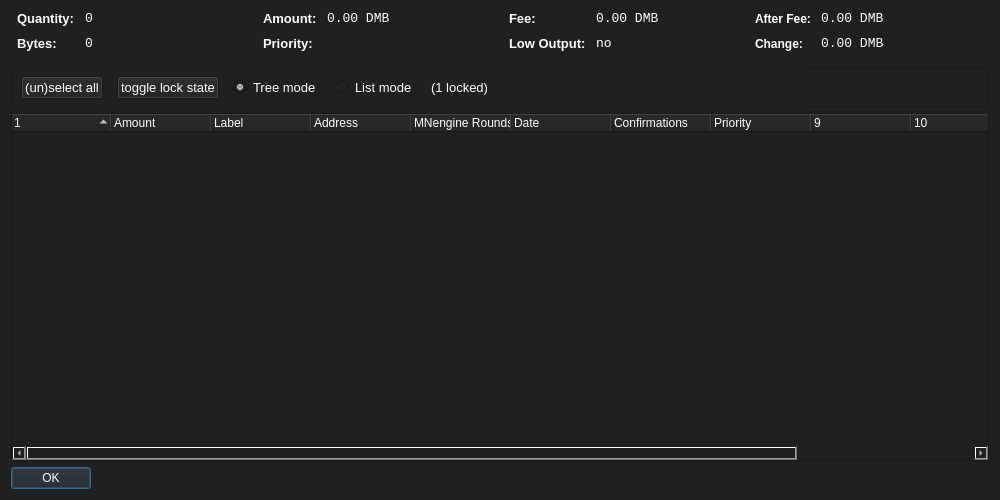
<?xml version="1.0" encoding="UTF-8"?>
<ui version="4.0">
 <class>CoinControlDialog</class>
 <widget class="QDialog" name="CoinControlDialog">
  <property name="geometry">
   <rect>
    <x>0</x>
    <y>0</y>
    <width>1000</width>
    <height>500</height>
   </rect>
  </property>
  <property name="windowTitle">
   <string>Coin Control</string>
  </property>
  <property name="styleSheet">
   <string notr="true">background-color: rgb(32, 32, 32);
color: rgb(255, 255, 255);</string>
  </property>
  <layout class="QVBoxLayout" name="verticalLayout">
   <item>
    <layout class="QHBoxLayout" name="horizontalLayoutTop" stretch="0,0,0,0">
     <property name="topMargin">
      <number>0</number>
     </property>
     <property name="bottomMargin">
      <number>10</number>
     </property>
     <item>
      <layout class="QFormLayout" name="formLayoutCoinControl1">
       <property name="horizontalSpacing">
        <number>10</number>
       </property>
       <property name="verticalSpacing">
        <number>10</number>
       </property>
       <property name="leftMargin">
        <number>6</number>
       </property>
       <property name="rightMargin">
        <number>6</number>
       </property>
       <item row="0" column="0">
        <widget class="QLabel" name="labelCoinControlQuantityText">
         <property name="font">
          <font>
           <pointsize>10</pointsize>
           <weight>75</weight>
           <bold>true</bold>
          </font>
         </property>
         <property name="styleSheet">
          <string notr="true">font-weight:bold;</string>
         </property>
         <property name="text">
          <string>Quantity:</string>
         </property>
        </widget>
       </item>
       <item row="0" column="1">
        <widget class="QLabel" name="labelCoinControlQuantity">
         <property name="font">
          <font>
           <family>Monospace</family>
           <pointsize>10</pointsize>
          </font>
         </property>
         <property name="cursor">
          <cursorShape>IBeamCursor</cursorShape>
         </property>
         <property name="contextMenuPolicy">
          <enum>Qt::ActionsContextMenu</enum>
         </property>
         <property name="text">
          <string notr="true">0</string>
         </property>
         <property name="textInteractionFlags">
          <set>Qt::LinksAccessibleByMouse|Qt::TextSelectableByKeyboard|Qt::TextSelectableByMouse</set>
         </property>
        </widget>
       </item>
       <item row="1" column="0">
        <widget class="QLabel" name="labelCoinControlBytesText">
         <property name="font">
          <font>
           <pointsize>10</pointsize>
           <weight>75</weight>
           <bold>true</bold>
          </font>
         </property>
         <property name="styleSheet">
          <string notr="true">font-weight:bold;</string>
         </property>
         <property name="text">
          <string>Bytes:</string>
         </property>
        </widget>
       </item>
       <item row="1" column="1">
        <widget class="QLabel" name="labelCoinControlBytes">
         <property name="font">
          <font>
           <family>Monospace</family>
           <pointsize>10</pointsize>
          </font>
         </property>
         <property name="cursor">
          <cursorShape>IBeamCursor</cursorShape>
         </property>
         <property name="contextMenuPolicy">
          <enum>Qt::ActionsContextMenu</enum>
         </property>
         <property name="text">
          <string notr="true">0</string>
         </property>
         <property name="textInteractionFlags">
          <set>Qt::LinksAccessibleByMouse|Qt::TextSelectableByKeyboard|Qt::TextSelectableByMouse</set>
         </property>
        </widget>
       </item>
      </layout>
     </item>
     <item>
      <layout class="QFormLayout" name="formLayoutCoinControl2">
       <property name="horizontalSpacing">
        <number>10</number>
       </property>
       <property name="verticalSpacing">
        <number>10</number>
       </property>
       <property name="leftMargin">
        <number>6</number>
       </property>
       <property name="rightMargin">
        <number>6</number>
       </property>
       <item row="0" column="0">
        <widget class="QLabel" name="labelCoinControlAmountText">
         <property name="font">
          <font>
           <pointsize>10</pointsize>
           <weight>75</weight>
           <bold>true</bold>
          </font>
         </property>
         <property name="styleSheet">
          <string notr="true">font-weight:bold;</string>
         </property>
         <property name="text">
          <string>Amount:</string>
         </property>
        </widget>
       </item>
       <item row="0" column="1">
        <widget class="QLabel" name="labelCoinControlAmount">
         <property name="font">
          <font>
           <family>Monospace</family>
           <pointsize>10</pointsize>
          </font>
         </property>
         <property name="cursor">
          <cursorShape>IBeamCursor</cursorShape>
         </property>
         <property name="contextMenuPolicy">
          <enum>Qt::ActionsContextMenu</enum>
         </property>
         <property name="text">
          <string notr="true">0.00 DMB</string>
         </property>
         <property name="textInteractionFlags">
          <set>Qt::LinksAccessibleByMouse|Qt::TextSelectableByKeyboard|Qt::TextSelectableByMouse</set>
         </property>
        </widget>
       </item>
       <item row="1" column="0">
        <widget class="QLabel" name="labelCoinControlPriorityText">
         <property name="font">
          <font>
           <pointsize>10</pointsize>
           <weight>75</weight>
           <bold>true</bold>
          </font>
         </property>
         <property name="styleSheet">
          <string notr="true">font-weight:bold;</string>
         </property>
         <property name="text">
          <string>Priority:</string>
         </property>
        </widget>
       </item>
       <item row="1" column="1">
        <widget class="QLabel" name="labelCoinControlPriority">
         <property name="font">
          <font>
           <family>Monospace</family>
           <pointsize>10</pointsize>
          </font>
         </property>
         <property name="cursor">
          <cursorShape>IBeamCursor</cursorShape>
         </property>
         <property name="contextMenuPolicy">
          <enum>Qt::ActionsContextMenu</enum>
         </property>
         <property name="text">
          <string/>
         </property>
         <property name="textInteractionFlags">
          <set>Qt::LinksAccessibleByMouse|Qt::TextSelectableByKeyboard|Qt::TextSelectableByMouse</set>
         </property>
        </widget>
       </item>
      </layout>
     </item>
     <item>
      <layout class="QFormLayout" name="formLayoutCoinControl3">
       <property name="horizontalSpacing">
        <number>10</number>
       </property>
       <property name="verticalSpacing">
        <number>10</number>
       </property>
       <property name="leftMargin">
        <number>6</number>
       </property>
       <property name="rightMargin">
        <number>6</number>
       </property>
       <item row="0" column="0">
        <widget class="QLabel" name="labelCoinControlFeeText">
         <property name="font">
          <font>
           <pointsize>10</pointsize>
           <weight>75</weight>
           <bold>true</bold>
          </font>
         </property>
         <property name="styleSheet">
          <string notr="true">font-weight:bold;</string>
         </property>
         <property name="text">
          <string>Fee:</string>
         </property>
        </widget>
       </item>
       <item row="0" column="1">
        <widget class="QLabel" name="labelCoinControlFee">
         <property name="font">
          <font>
           <family>Monospace</family>
           <pointsize>10</pointsize>
          </font>
         </property>
         <property name="cursor">
          <cursorShape>IBeamCursor</cursorShape>
         </property>
         <property name="contextMenuPolicy">
          <enum>Qt::ActionsContextMenu</enum>
         </property>
         <property name="text">
          <string notr="true">0.00 DMB</string>
         </property>
         <property name="textInteractionFlags">
          <set>Qt::LinksAccessibleByMouse|Qt::TextSelectableByKeyboard|Qt::TextSelectableByMouse</set>
         </property>
        </widget>
       </item>
       <item row="1" column="0">
        <widget class="QLabel" name="labelCoinControlLowOutputText">
         <property name="enabled">
          <bool>false</bool>
         </property>
         <property name="font">
          <font>
           <pointsize>10</pointsize>
           <weight>75</weight>
           <bold>true</bold>
          </font>
         </property>
         <property name="styleSheet">
          <string notr="true">font-weight:bold;</string>
         </property>
         <property name="text">
          <string>Low Output:</string>
         </property>
        </widget>
       </item>
       <item row="1" column="1">
        <widget class="QLabel" name="labelCoinControlLowOutput">
         <property name="enabled">
          <bool>false</bool>
         </property>
         <property name="font">
          <font>
           <family>Monospace</family>
           <pointsize>10</pointsize>
          </font>
         </property>
         <property name="cursor">
          <cursorShape>IBeamCursor</cursorShape>
         </property>
         <property name="contextMenuPolicy">
          <enum>Qt::ActionsContextMenu</enum>
         </property>
         <property name="text">
          <string notr="true">no</string>
         </property>
         <property name="textInteractionFlags">
          <set>Qt::LinksAccessibleByMouse|Qt::TextSelectableByKeyboard|Qt::TextSelectableByMouse</set>
         </property>
        </widget>
       </item>
      </layout>
     </item>
     <item>
      <layout class="QFormLayout" name="formLayoutCoinControl4">
       <property name="horizontalSpacing">
        <number>10</number>
       </property>
       <property name="verticalSpacing">
        <number>10</number>
       </property>
       <property name="leftMargin">
        <number>6</number>
       </property>
       <property name="rightMargin">
        <number>6</number>
       </property>
       <item row="0" column="0">
        <widget class="QLabel" name="labelCoinControlAfterFeeText">
         <property name="styleSheet">
          <string notr="true">font-weight:bold;</string>
         </property>
         <property name="text">
          <string>After Fee:</string>
         </property>
        </widget>
       </item>
       <item row="0" column="1">
        <widget class="QLabel" name="labelCoinControlAfterFee">
         <property name="font">
          <font>
           <family>Monospace</family>
           <pointsize>10</pointsize>
          </font>
         </property>
         <property name="cursor">
          <cursorShape>IBeamCursor</cursorShape>
         </property>
         <property name="contextMenuPolicy">
          <enum>Qt::ActionsContextMenu</enum>
         </property>
         <property name="text">
          <string notr="true">0.00 DMB</string>
         </property>
         <property name="textInteractionFlags">
          <set>Qt::LinksAccessibleByMouse|Qt::TextSelectableByKeyboard|Qt::TextSelectableByMouse</set>
         </property>
        </widget>
       </item>
       <item row="1" column="0">
        <widget class="QLabel" name="labelCoinControlChangeText">
         <property name="enabled">
          <bool>false</bool>
         </property>
         <property name="styleSheet">
          <string notr="true">font-weight:bold;</string>
         </property>
         <property name="text">
          <string>Change:</string>
         </property>
        </widget>
       </item>
       <item row="1" column="1">
        <widget class="QLabel" name="labelCoinControlChange">
         <property name="enabled">
          <bool>false</bool>
         </property>
         <property name="font">
          <font>
           <family>Monospace</family>
           <pointsize>10</pointsize>
          </font>
         </property>
         <property name="cursor">
          <cursorShape>IBeamCursor</cursorShape>
         </property>
         <property name="contextMenuPolicy">
          <enum>Qt::ActionsContextMenu</enum>
         </property>
         <property name="text">
          <string notr="true">0.00 DMB</string>
         </property>
         <property name="textInteractionFlags">
          <set>Qt::LinksAccessibleByMouse|Qt::TextSelectableByKeyboard|Qt::TextSelectableByMouse</set>
         </property>
        </widget>
       </item>
      </layout>
     </item>
    </layout>
   </item>
   <item>
    <widget class="QFrame" name="frame">
     <property name="minimumSize">
      <size>
       <width>0</width>
       <height>40</height>
      </size>
     </property>
     <property name="frameShape">
      <enum>QFrame::StyledPanel</enum>
     </property>
     <property name="frameShadow">
      <enum>QFrame::Sunken</enum>
     </property>
     <widget class="QWidget" name="horizontalLayoutWidget">
      <property name="geometry">
       <rect>
        <x>10</x>
        <y>0</y>
        <width>781</width>
        <height>41</height>
       </rect>
      </property>
      <layout class="QHBoxLayout" name="horizontalLayoutPanel" stretch="0,0,0,0,0,0">
       <property name="spacing">
        <number>14</number>
       </property>
       <item>
        <widget class="QPushButton" name="pushButtonSelectAll">
         <property name="sizePolicy">
          <sizepolicy hsizetype="Maximum" vsizetype="Fixed">
           <horstretch>0</horstretch>
           <verstretch>0</verstretch>
          </sizepolicy>
         </property>
         <property name="font">
          <font>
           <pointsize>10</pointsize>
          </font>
         </property>
         <property name="text">
          <string>(un)select all</string>
         </property>
        </widget>
       </item>
       <item>
        <widget class="QPushButton" name="pushButtonToggleLock">
         <property name="sizePolicy">
          <sizepolicy hsizetype="Maximum" vsizetype="Fixed">
           <horstretch>0</horstretch>
           <verstretch>0</verstretch>
          </sizepolicy>
         </property>
         <property name="font">
          <font>
           <pointsize>10</pointsize>
          </font>
         </property>
         <property name="text">
          <string>toggle lock state</string>
         </property>
         <property name="autoDefault">
          <bool>false</bool>
         </property>
        </widget>
       </item>
       <item>
        <widget class="QRadioButton" name="radioTreeMode">
         <property name="sizePolicy">
          <sizepolicy hsizetype="Maximum" vsizetype="Fixed">
           <horstretch>0</horstretch>
           <verstretch>0</verstretch>
          </sizepolicy>
         </property>
         <property name="font">
          <font>
           <pointsize>10</pointsize>
          </font>
         </property>
         <property name="text">
          <string>Tree mode</string>
         </property>
         <property name="checked">
          <bool>true</bool>
         </property>
        </widget>
       </item>
       <item>
        <widget class="QRadioButton" name="radioListMode">
         <property name="sizePolicy">
          <sizepolicy hsizetype="Maximum" vsizetype="Fixed">
           <horstretch>0</horstretch>
           <verstretch>0</verstretch>
          </sizepolicy>
         </property>
         <property name="font">
          <font>
           <pointsize>10</pointsize>
          </font>
         </property>
         <property name="text">
          <string>List mode</string>
         </property>
        </widget>
       </item>
       <item>
        <widget class="QLabel" name="labelLocked">
         <property name="font">
          <font>
           <pointsize>10</pointsize>
          </font>
         </property>
         <property name="text">
          <string>(1 locked)</string>
         </property>
        </widget>
       </item>
       <item>
        <spacer name="horizontalSpacer">
         <property name="orientation">
          <enum>Qt::Horizontal</enum>
         </property>
         <property name="sizeHint" stdset="0">
          <size>
           <width>40</width>
           <height>20</height>
          </size>
         </property>
        </spacer>
       </item>
      </layout>
     </widget>
    </widget>
   </item>
   <item>
    <widget class="CoinControlTreeWidget" name="treeWidget">
     <property name="font">
      <font>
       <pointsize>10</pointsize>
      </font>
     </property>
     <property name="contextMenuPolicy">
      <enum>Qt::CustomContextMenu</enum>
     </property>
     <property name="sortingEnabled">
      <bool>false</bool>
     </property>
     <property name="columnCount">
      <number>12</number>
     </property>
     <attribute name="headerShowSortIndicator" stdset="0">
      <bool>true</bool>
     </attribute>
     <attribute name="headerStretchLastSection">
      <bool>false</bool>
     </attribute>
     <column>
      <property name="text">
       <string/>
      </property>
     </column>
     <column>
      <property name="text">
       <string>Amount</string>
      </property>
     </column>
     <column>
      <property name="text">
       <string>Label</string>
      </property>
     </column>
     <column>
      <property name="text">
       <string>Address</string>
      </property>
     </column>
     <column>
      <property name="text">
       <string>MNengine Rounds</string>
      </property>
     </column>
     <column>
      <property name="text">
       <string>Date</string>
      </property>
     </column>
     <column>
      <property name="text">
       <string>Confirmations</string>
      </property>
      <property name="toolTip">
       <string>Confirmed</string>
      </property>
     </column>
     <column>
      <property name="text">
       <string>Priority</string>
      </property>
     </column>
     <column>
      <property name="text">
       <string/>
      </property>
     </column>
     <column>
      <property name="text">
       <string/>
      </property>
     </column>
     <column>
      <property name="text">
       <string/>
      </property>
     </column>
     <column>
      <property name="text">
       <string/>
      </property>
     </column>
    </widget>
   </item>
   <item>
    <widget class="QDialogButtonBox" name="buttonBox">
     <property name="sizePolicy">
      <sizepolicy hsizetype="Maximum" vsizetype="Fixed">
       <horstretch>0</horstretch>
       <verstretch>0</verstretch>
      </sizepolicy>
     </property>
     <property name="font">
      <font>
       <pointsize>10</pointsize>
      </font>
     </property>
     <property name="orientation">
      <enum>Qt::Horizontal</enum>
     </property>
     <property name="standardButtons">
      <set>QDialogButtonBox::Ok</set>
     </property>
    </widget>
   </item>
  </layout>
 </widget>
 <customwidgets>
  <customwidget>
   <class>CoinControlTreeWidget</class>
   <extends>QTreeWidget</extends>
   <header>coincontroltreewidget.h</header>
  </customwidget>
 </customwidgets>
 <resources/>
 <connections/>
</ui>
